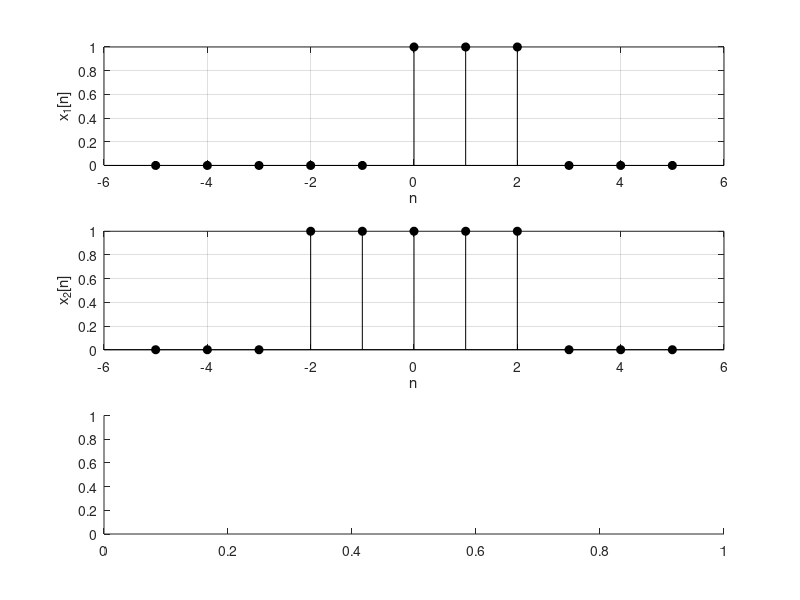

This chart was generated by the following MATLAB code: (Note: this script raises an error after producing the figure.)

clc;
clear;
i = -5:5;

x1 = [0 0 0 0 0 1 1 1 0 0 0 ; i ];
x2 = [0 0 0 1 1 1 1 1 0 0 0 ; i ];

figure(1)
subplot(311)
stem(i,x1(1,:),'k','MarkerFaceColor','k');

xlabel('n');
ylabel('x_1[n]');
grid on

subplot(312)
stem(i,x2(1,:),'k','MarkerFaceColor','k');
xlabel('n');
ylabel('x_2[n]');
grid on

subplot(313)
[y, t] = myconv(x1,x2);
stem(t,y,'k','MarkerFaceColor','k');

xlabel('n');
ylabel('y[n]');
grid on